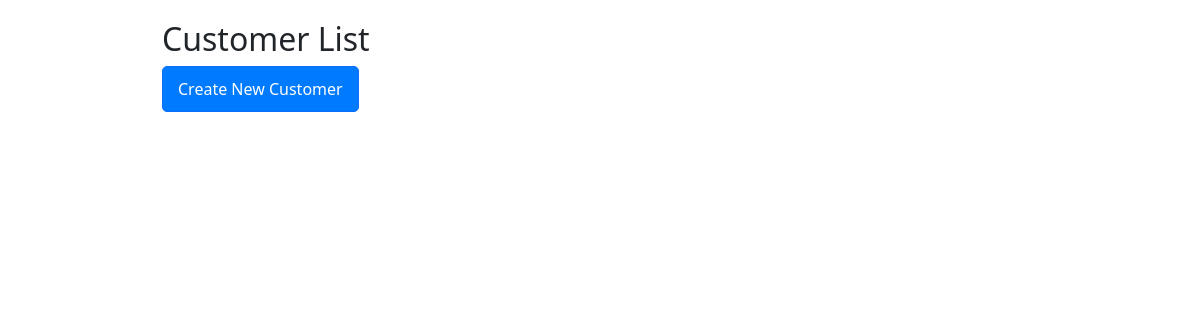
Before: /customers/ with the older database file.
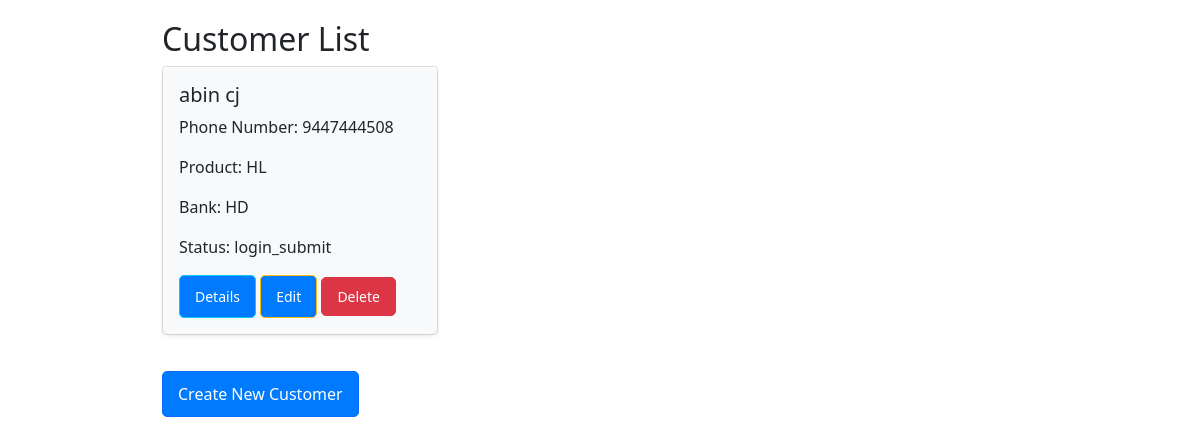
After: the same page with the newer database file.
### profiles/models.py (models this page shows, shortened)
class Customer(models.Model):
    f_name = models.CharField(max_length=50)
    l_name = models.CharField(max_length=50)
    phone_num = models.IntegerField()
    product = models.CharField(choices=PRODUCT_CHOICE, max_length=20)
    bank = models.CharField(choices=BANK_CHOICE, max_length=20)
    status = models.CharField(choices=STATUS_CHOICES, max_length=20)
    type = models.CharField(choices=TYPE_CHOICES, max_length=4)
    dsa = models.ForeignKey(DSA, on_delete=models.SET_NULL, null=True, blank=True)
    created_date = models.DateField(auto_now_add=True)

### profiles/views.py (the view)
# urls.py: path('customers/', views.customer_list, name='list'),
def customer_list(request):
    customers = Customer.objects.all()
    return render(request, 'list.html', {'customers': customers})

### templates/list.html (shortened to what this page needs)
{% extends 'base.html' %}
{% block content %}
<h2>Customer List</h2>
<div class="row">
    {% for customer in customers %}
    <div class="col-md-4 mb-3">
        <div class="card">
            <div class="card-body">
                <h5 class="card-title">{{ customer.f_name }} {{ customer.l_name }}</h5>
                <p class="card-text">Phone Number: {{ customer.phone_num }}</p>
                <p class="card-text">Product: {{ customer.product }}</p>
                <p class="card-text">Bank: {{ customer.bank }}</p>
                <p class="card-text">Status: {{ customer.status }}</p>
                <a href="{% url 'details' customer.pk %}" class="btn btn-info btn-sm">Details</a>
                <a href="{% url 'edit' customer.pk %}" class="btn btn-warning btn-sm">Edit</a>
                <a href="{% url 'delete' customer.pk %}" class="btn btn-danger btn-sm">Delete</a>
            </div>
        </div>
    </div>
    {% endfor %}
</div>
<a href="{% url 'create_customer' %}" class="btn btn-primary">Create New Customer</a>
{% endblock %}

Changed rows visible on the page:
added Customer: f_name "abin", l_name "cj", phone_num "9447444508", product "HL", bank "HD", status "login_submit"
